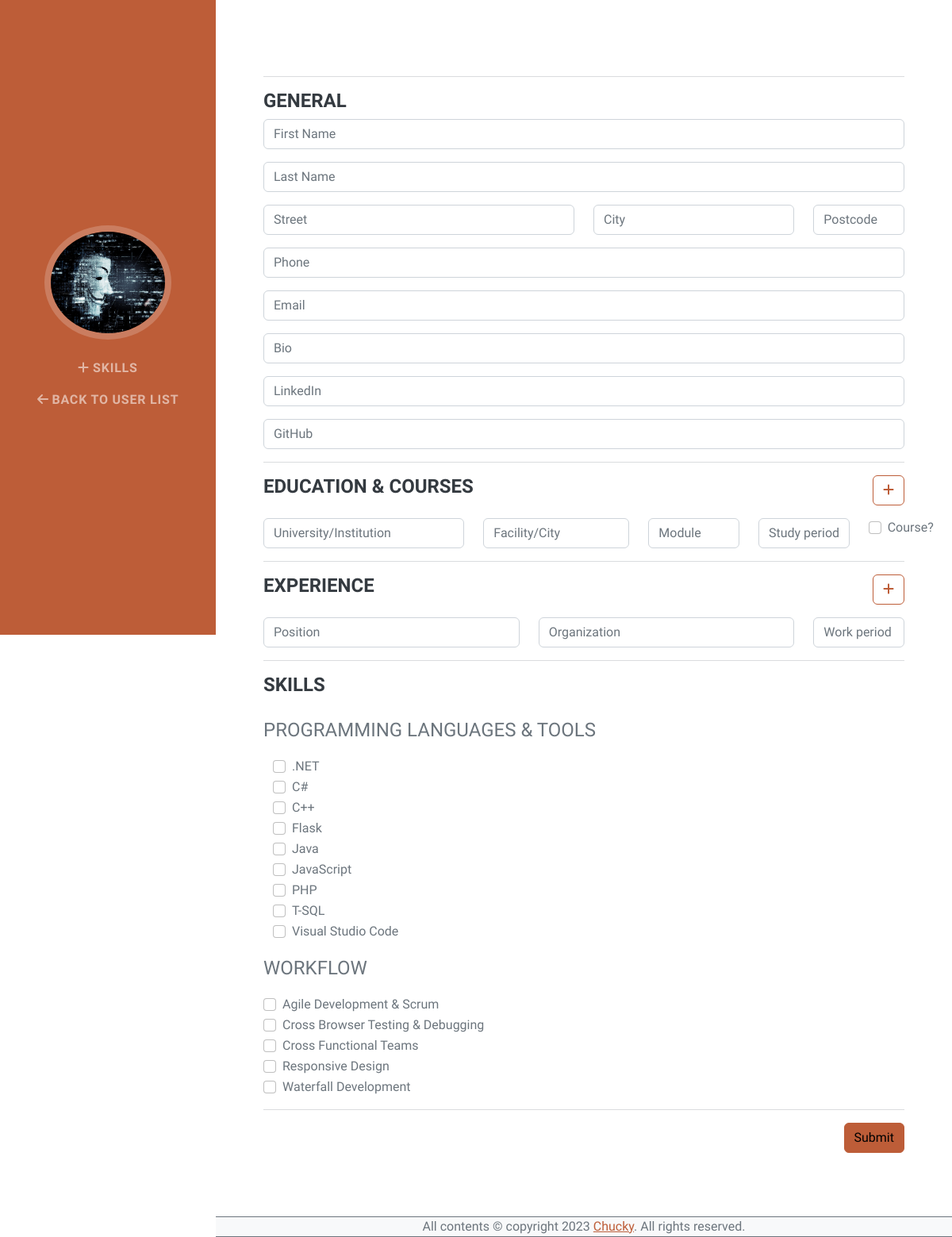
The page /user/create/ on the database as committed earlier.
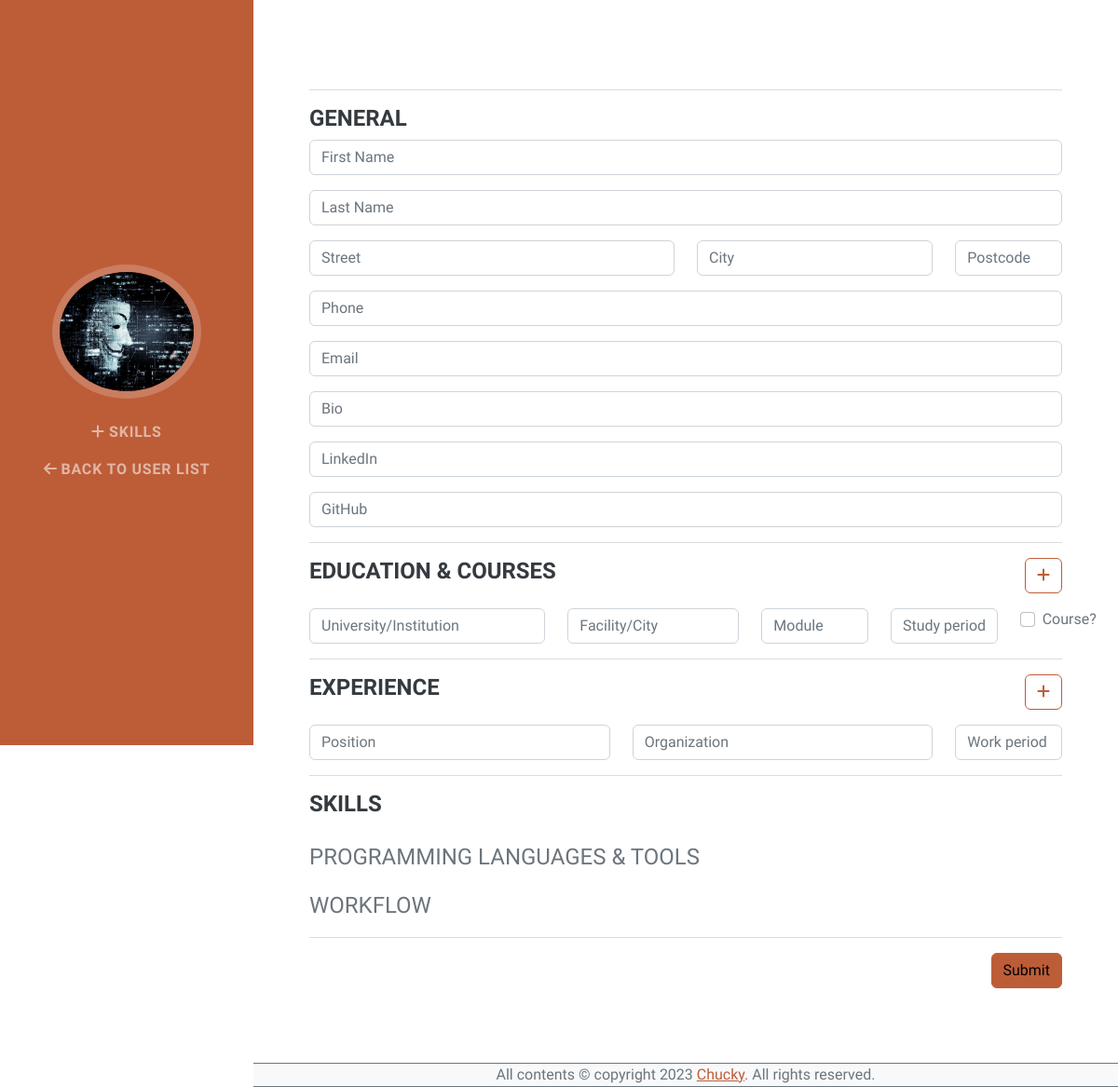
The same page on the database as committed later.
### app.py (models this page shows, shortened)
class Skill(db.Model):
    __tablename__ = 'Skill'
    id = db.Column(db.Integer, primary_key=True)
    name = db.Column(db.String(256), unique=True, nullable=False)
    is_skill = db.Column(db.Boolean, unique=False, default=True)
    created_at = db.Column(db.DateTime(timezone=True), server_default=func.now())

### app_views.py (the view, shortened to what this page needs)
@app_views.route('/user/create/', methods=('GET', 'POST'))
def user_create():
    try:
        from app import User, UserEducation, UserExperience, Skill, UserSkill
        context = {
            'type': 'user-create',
            'skills': Skill.query.filter_by(is_skill=True).order_by(Skill.name),
            'workflows': Skill.query.filter_by(is_skill=False).order_by(Skill.name)
        }
        return render_template('user-create.html', context=context)
    except Exception as e:
        abort(500)

### app_views.py (called while the page is built)
@app_views.context_processor
def inject_now():
    return {'current_year': datetime.utcnow().year}

### templates/user-create.html
{% extends 'components/layouts/base.html' %}
{% block content %}
    {% with type=context.type %}
        {% include "components/navigation.html" %}
    {% endwith %}
    <div class="container-fluid p-0">
        <section class="resume-section">
            <div class="resume-section-content">
                <form method="POST" enctype="multipart/form-data">
                    <div class="container">
                        {% include "components/user/create/general.html" %}
                        {% include "components/user/create/education.html" %}
                        {% include "components/user/create/experience.html" %}
                        {% with context=context %}
                            {% include "components/user/create/skills.html" %}
                        {% endwith %}
                        <hr>
                        <button class="btn btn-primary flex-end" style="float: right;" type="submit">Submit</button>
                    </div>
                </form>
            </div>
        </section>
    </div>
{% endblock %}

### templates/components/user/create/skills.html
{% block content %}
    <div id="add-experience">
        <hr>
        <h4 class="mb-4">Skills</h2>
        <div class="subheading mb-3">Programming Languages & Tools</div>
        <div class="container">
            {% for skill in context.skills %}
                <div class="form-check">
                    <input class="form-check-input" type="checkbox" name="skill-{{skill.id}}">
                    <label class="form-check-label" for="skill-{{skill.id}}">{{skill.name}}</label>
                </div>
            {% endfor %}
        </div>
        <div class="subheading mt-3 mb-3">Workflow</div>
        {% for workflow in context.workflows %}
            <div class="form-check">
                <input class="form-check-input" type="checkbox" name="skill-{{workflow.id}}">
                <label class="form-check-label" for="skill-{{workflow.id}}">{{workflow.name}}</label>
            </div>
        {% endfor %}
    </div>
{% endblock %}

Rows that differ between the two databases and show on the page:
removed Skill: name ".NET", shown under "SKILLSPROGRAMMING LANGUAGES & TOOLSWORKFLOW"
removed Skill: name "C#", shown under "SKILLSPROGRAMMING LANGUAGES & TOOLSWORKFLOW"
removed Skill: name "C++", shown under "SKILLSPROGRAMMING LANGUAGES & TOOLSWORKFLOW"
removed Skill: name "Flask", shown under "SKILLSPROGRAMMING LANGUAGES & TOOLSWORKFLOW"
removed Skill: name "Java", shown under "SKILLSPROGRAMMING LANGUAGES & TOOLSWORKFLOW"
removed Skill: name "JavaScript", shown under "SKILLSPROGRAMMING LANGUAGES & TOOLSWORKFLOW"
removed Skill: name "PHP", shown under "SKILLSPROGRAMMING LANGUAGES & TOOLSWORKFLOW"
removed Skill: name "T-SQL", shown under "SKILLSPROGRAMMING LANGUAGES & TOOLSWORKFLOW"
removed Skill: name "Visual Studio Code", shown under "SKILLSPROGRAMMING LANGUAGES & TOOLSWORKFLOW"
removed Skill: name "Agile Development & Scrum", shown under "SKILLSPROGRAMMING LANGUAGES & TOOLSWORKFLOW"
removed Skill: name "Cross Browser Testing & Debugging", shown under "SKILLSPROGRAMMING LANGUAGES & TOOLSWORKFLOW"
removed Skill: name "Cross Functional Teams", shown under "SKILLSPROGRAMMING LANGUAGES & TOOLSWORKFLOW"
removed Skill: name "Responsive Design", shown under "SKILLSPROGRAMMING LANGUAGES & TOOLSWORKFLOW"
removed Skill: name "Waterfall Development", shown under "SKILLSPROGRAMMING LANGUAGES & TOOLSWORKFLOW"
